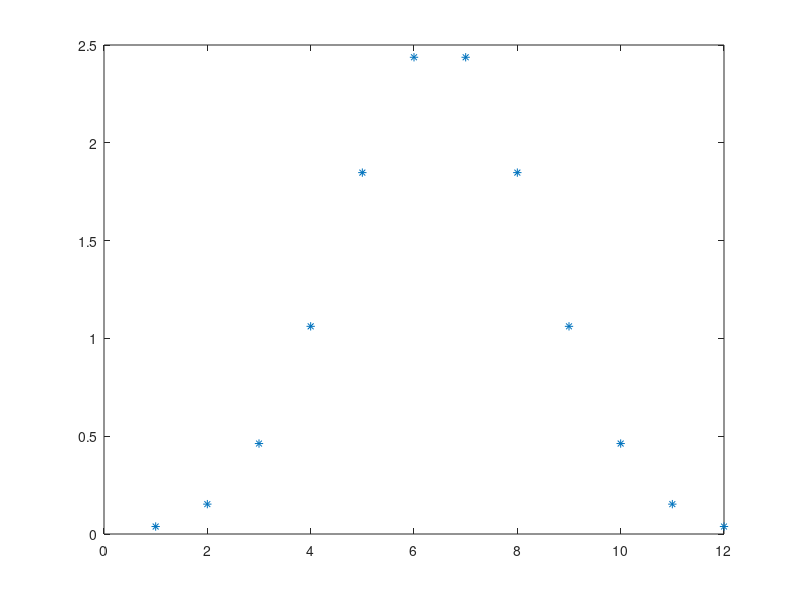

This figure's MATLAB source: (Note: this script raises an error after producing the figure.)
clear;close all;
%% Constants and Hb dissociation look up table
alpha = 1.3e-6*1e3;  % O2 solubility  in water/plasma(mM/mmHg)
CHb   = 0.021*1e3;   % Hb binding site conc (mmol/L of RBC's)
Hct   = 0.40;    % hematocrit (unitless)
C0    = CHb*Hct; % blood oxygen binding capacity (mol/L)
n     = 2.7;     % Hill exponent
P50   = 27;      % half-max saturation of Hb
beta  = 16800*1e-3; % O2 solubility in air (mmHg/mM)

HbLookUp = load('Lookup.mat'); %outputs Hb dissociation curve lookup table
HbDisP = HbLookUp.LOOK.Plookup;
HbDisC = HbLookUp.LOOK.Clookup;
Ceq = zeros(size(HbDisP));
for iqs = 1:length(HbDisP)
    Ceq(iqs) = alpha*HbDisP(iqs)+C0*((HbDisP(iqs)^n)/(HbDisP(iqs)^n+P50^n)); % transform to Pa
end

% test interp1
% Cx = 1:1.7:12;
% Pvdist = interp1(HbDisC, HbDisP,Cx , "linear");
% plot(HbDisP, HbDisC, HbDisP, Ceq, '--', Pvdist, Cx, 'x-', 'Linewidth', 2);

%% Prepare pseudo-random continuous distribution
N = 20;
SD = 2e-1;
in = linspace(0, 2, N);
% normal probability distribution density
bell = normpdf(in, 1, SD);

% cut off low probabilities for compuational reasons
trashold = 0.01;
in = in(bell>trashold);
bell = bell(bell>trashold);
N = numel(bell);
% bell2 = (bell) / sum(bell); % sums to one

Vdist = in/ mean(in); % ventilation sweep with mean of 1
Pd = bell / mean(bell); % probability distribution with mean of one
% sum

% plot(Qdist, Qpd, Qdist, bell2)
figure;plot(Vdist, '*');
plot(Pd, '*');

drawPlots = true;
if drawPlots
    % figure(1);
    % subplot(121);hold on;
    % subplot(132);hold on;
    % subplot(133);hold on;
end

%% Prepare inputs
CO = [5];
V = [5];

% CO = [10];
% Vp = [10];

% CO = 5;
% Vp = 5;
Qs = 5; % flow snapshot
Vps = 5; % Ventilation snapshot

% filename = sprintf("Data/DistributedModel_SD_%1.1e.mat", SD)
filename = sprintf("Data/PseudoDistributedModelQV_SD_%1.1e.mat", SD)

%% get all the param shift tigerther

%%% parameters
D     = 285;      %apparent diffusion (L/min)
Pair  = 150;    %atmospheric oxygen partial pressure (mmHg)
Pin   = 45;     %mixed venous oxygen partial pressure - pulmonary inlet (mmHg)
Vvasc = 1;      %volume of vascular space (ml)
Valv  = 1;      %alveolar volume (ml)
l     = 1; %length of capillary

%load optimized diffusion (D) parameter
load('ModelD_optimization_v2_results.mat','JD','DD')
[~, jDpi] = min(JD); DDp = DD(jDpi);
D = DDp;

par = [D Pair Pin alpha beta l];

%% Run ModelD eval - test the distribution
NN = 500;
% tic
% Qt = 0.05;Vpt = 0.3;
% par(6) = 1;
% par(1) = D;
% [Pv,Pa,Cvi,Pvi,EPSv,dx] = modelD_SS_relaxation(NN,par,HbDisP,HbDisC,Vps,Qs);
% t = toc;
% fprintf('At Q = %2.2f and Vp  = %2.2f, pO2_{dist} = %2.1f (alv. = %2.1f), in %2.0f ms \n', Qt, Vpt, Pv, Pa, t*1000);
% 
% NNN = 3;
% Cvid = zeros(NNN, 1);
% for i = 1:NNN
%     par(1) = D/NNN;
%     [~,~,C] = modelD_SS_relaxation(NN,par,HbDisP,HbDisC,Vps/NNN,Qs/NNN);
%     Cvid(i) = C(end);
% end
% Csum = sum(Cvid*Qs/NNN)/Qs;
% 
% t = toc;
% fprintf('Cvi %1.3f, CviSum %1.3f \n', Cvi(end), Csum);
% 


%% init loop

pVascND = zeros(length(CO), length(V)); % non distributed
pAlvND = zeros(length(CO), length(V)); % non distributed
Pvdist = zeros(length(CO), length(V)); % distributed
Pds = 0;Qds = 0;Ps = 0;
params = par;
pfs = @(snap, V, Q) save(sprintf('Data\\snapshot_V%d_Q%d.mat', V, Q), "snap"); % paralel for snapshot
COEl = 1:length(CO);
VpEl = 1:length(V); % VpElements

for iv = VpEl % iterate ventilation
    par = params;

    disp("Jedu " + num2str(round(iv/length(V)*100)))
    vrs = V(iv)/N * Vdist; % pseudorandom ventilation set
    

    Cvi = 0;Pvi = 0;

    for iq = COEl % iterate flow
        qrs = CO(iq)/N .* ones(N, 1); % flow - start simple unmatched
        % qrs = CO(iq)/N .* Vpd(iv)/N ; % flow matches ventilation 1:1
        % qrs as a function of q
        
        % equal Q and Vp in all alveoli
        par(1) = D;
        [pv1,~, ~, ~] = modelD_SS_relaxation(NN,par,HbDisP,HbDisC,V(iv),CO(iq)); 
        pVascND(iq, iv) = pv1;
        
        tic
        % distribution within lungs
        c = zeros(size(vrs));
        p = zeros(size(vrs));
        for iqs = 1:length(vrs) % iterate submodel flows
            par(1) = D/N;
            [~,~, Cvi, Pvi] = modelD_SS_relaxation(NN,par,HbDisP,HbDisC,vrs(iqs),qrs(iqs)); %loop through q and v and store fixed points
            c(iqs) = Cvi(end); % pulmonary end-capillary concentration
            p(iqs) = Pvi(end); % pulmonary end-capillary pO2
        end
        t = toc;
        Peld = interp1(HbDisC, HbDisP,c , "linear"); % partial pressure per ventilation element
        Cvd = (c.*qrs'.*Pd); % concentration venous distributed, weighted by "probability distribution"
        % Pvd = interp1(HbDisC, HbDisP,Cvd , "linear"); 
        Cv = sum(Cvd)/sum(qrs); % weighted average of concentrations by flow
        % just another mean of calculation of the previous
        % Cv = sum(1/N*c.*qrs'.*Pd)/mean(qrs); 
        pv = interp1(HbDisC, HbDisP,Cv , "linear"); % Pulmonary venous distributed sum
        Pvdist(iq, iv) = pv;
        fprintf('At Q = %2.1f (%2.1f) and Vp  = %2.1f, pO2_{dist} = %2.1f (single comp. = %2.1f), in %2.0f ms (Ctrl %1.3e)\n', sum(qrs), CO(iq), Vpd(iv), Pvdist(iq, iv), pv1, t*1000, CO(iq)-sum(qrs));

        %% plot that
        figure(1);clf;subplot(211);
        bar(vrs, Vdist.*Pd/N);title(sprintf('Distribution of ventilation among %d elements', N));
        xlabel('Ventilated elements (L/)');

        % distribution of flow
        figure(2);clf;
        bar(vrs, qrs);title('Distribution of flow');

        % distribution of concentrations
        % figure(3);clf;
        % bar(vrs, c);title('Distribution of concentration (raw)');

        % distribution of partial pressure
        figure(3);clf;
        bar(vrs, Peld);title('Distribution of partial pressures (raw)');

        % Total partial pressure
        figure(4);clf;hold on;
        bar(vrs, Pvd);title(sprintf('Weighted partial pressures, total: %0.2f', Pvdist(iq, iv)));
        plot(xlim, [pv1 pv1], 'r--')
        plot(xlim, [pv pv], 'c:', 'LineWidth',1.5)
        legend('Capillary pO2', '1 comp pO2', 'dist venous pO2', 'Location','northwest')
        
    end
end
%% save results
DMR = struct(); % distributed model results
DMR.CO = CO; % cardiac output
DMR.Vp = Vpd; % ventilation
DMR.Pv = Pvdist; % PO2 in pulmonary veins
DMR.Qpd = Qpd; % flow probability distribution - same for all data points
DMR.pVascND = pVascND; % non distributed
DMR.pAlvND = pAlvND;
snapfile = sprintf('Data\\snapshot_V%d_Q%d.mat', Vps, Qs);
DMR.snap = load(snapfile).snap; % paralel for snapshot

save(filename, "DMR");
%% load results
% clear;
figure(1);clf;
DMR = load(filename).DMR; % distributed model results

% DMR = load("Data/DistributedModel_SD_0.mat").DMR; % distributed model results
% DMR = load("DistributedModel_SD_2e-1.mat").DMR; % distributed model results
% DMR = load("DistributedModel_SD_1e-3.mat").DMR; % distributed model results
% N = length(DMR.snap.Qds)*10;

% DMR.snap.PvNDs = DMR.pVascND(3, 3);
% DMR.snap.Pvs = DMR.snap.Ps;
% subplot(131); histogram(dmr.snap.Qds, N, "EdgeAlpha",0.2);
% subplot(132); histogram(dmr.snap.Pds, N); 
%%
subplot(231); cla; hold on;
% b = DMR.snap.Qds.*DMR.Qpd;
bar(DMR.snap.Qds, DMR.Qpd/sum(DMR.Qpd)*100);
title(sprintf('Flow pseudodistribution at N = %d', N));
ylabel('Count (%)');xlabel('BLood flow');
% plot(DMR.snap.Qds,DMR.snap.Vds, 'x');
% title(['Blood flow distribution in alveoli, Q_{total} = ' num2str(round(sum(DMR.snap.Qds), 2)) ' L/min']);
% xlabel('Q');ylabel('V');
% Qsm = mean(DMR.snap.Qds);
% Vsm = mean(DMR.snap.Vds);
% plot([Qsm Qsm], [min(DMR.snap.Vds) max(DMR.snap.Vds)], 'r--')
% plot([min(DMR.snap.Qds) max(DMR.snap.Qds)], [Vsm Vsm], 'r--')
%%
subplot(232); cla;hold on;
% plot(DMR.snap.Pds,1:numel(DMR.snap.Qds), 'x'); 
b = DMR.snap.Qds.*DMR.Qpd;
bar(DMR.snap.Vds, DMR.Qpd/sum(DMR.Qpd)*100);
title(sprintf('Flow pseudodistribution at N = %d', N));
ylabel('Count (%)');xlabel('BLood flow');


histogram(DMR.snap.Pds, N/10);
title(['Partial pressure in distributed alveoli, Pa = ' num2str(round(DMR.snap.Pvs, 2))]);
plot([DMR.snap.PvNds DMR.snap.PvNds], [0 max(ylim)], 'c:', 'LineWidth',1.5)
plot([DMR.snap.Pvs DMR.snap.Pvs], [0 max(ylim)], 'r--')
legend('Capillary pO2', '1 comp pO2', 'dist venous pO2', 'Location','northwest')
xlabel('P_{O2}');ylabel('Count in category');

subplot(233); cla;hold on;
[X Y] = meshgrid(DMR.CO, DMR.Vp);
% surf(X, Y, DMR.Pv');
contour(X, Y, DMR.pVascND', '--', 'ShowText','on', 'LineWidth',2);
contour(X, Y, DMR.Pv', '-', 'ShowText','on', 'LineWidth',1);

xlabel('CO L/min');
ylabel('V (L/min)');
zlabel('P_O2 (mmHg)');
legend('1 comp', 'Distributed')
colorbar
% view(2)

% PLot surf
subplot(223);cla;hold on;
surf(X, Y, DMR.pVascND', 'LineStyle','--', 'LineWidth',1);
surf(X, Y, DMR.Pv', 'LineStyle','-', 'LineWidth',1);
xlabel('CO L/min');
ylabel('V (L/min)');
zlabel('P_O2 (mmHg)');
colorbar
% view(2)
legend('Distributed', 'Single comp')

% plot Px
% figure(3);clf;hold on;
subplot(224);cla;hold on;
serco = 1:1:numel(DMR.CO); % selected range CO
servp = 3:3:numel(DMR.Vp);% selected range Vp
plot(DMR.CO(serco), DMR.pVascND(serco, servp), 'o-');
set(gca, 'ColorOrderIndex', 1)
plot(DMR.CO(serco), DMR.Pv(serco, servp), 'x--');
xlabel('whole organ CO (L/min)');ylabel('pO2 (mmHg)')
title('Distributed alveoli with normal distribution of flow at Vp rates')
legend(string([DMR.Vp(servp) DMR.Vp(servp)]), 'NumColumns',2)
% legend('Single compartment', 'Distributed')
% legend('SD = 0.001', 'SD = 0.1','SD = 1');
saveas(gcf, sprintf("figures/DistributedModelD_VQ_SD_%1.1e.fig", SD));
saveas(gcf, sprintf("figures/DistributedModelD_VQ_SD_%1.1e.png", SD));
